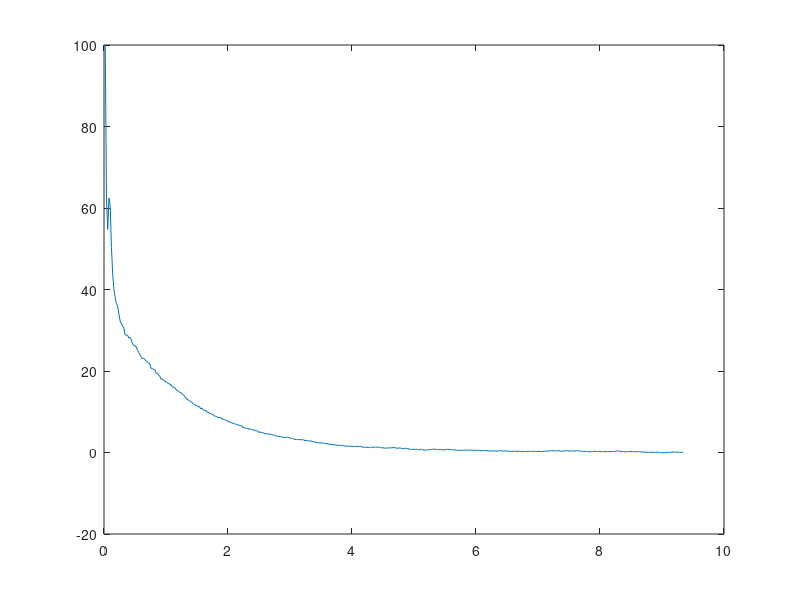
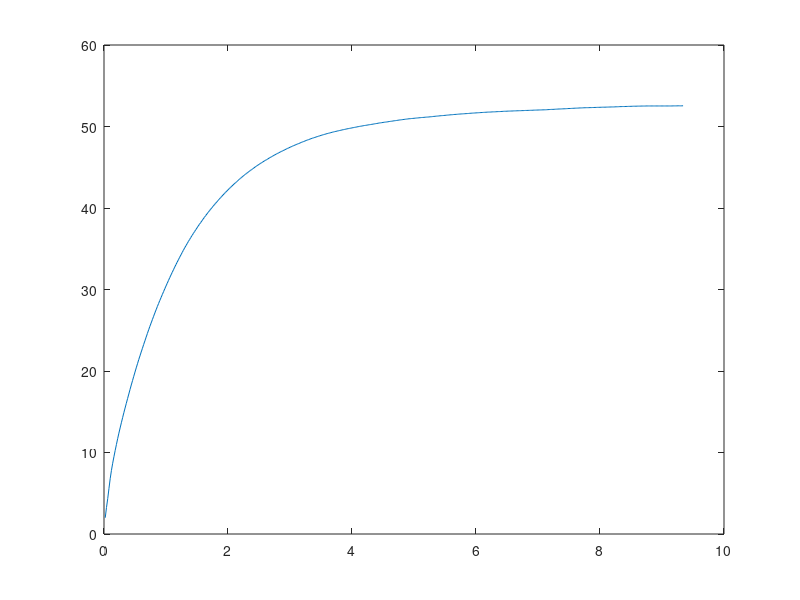
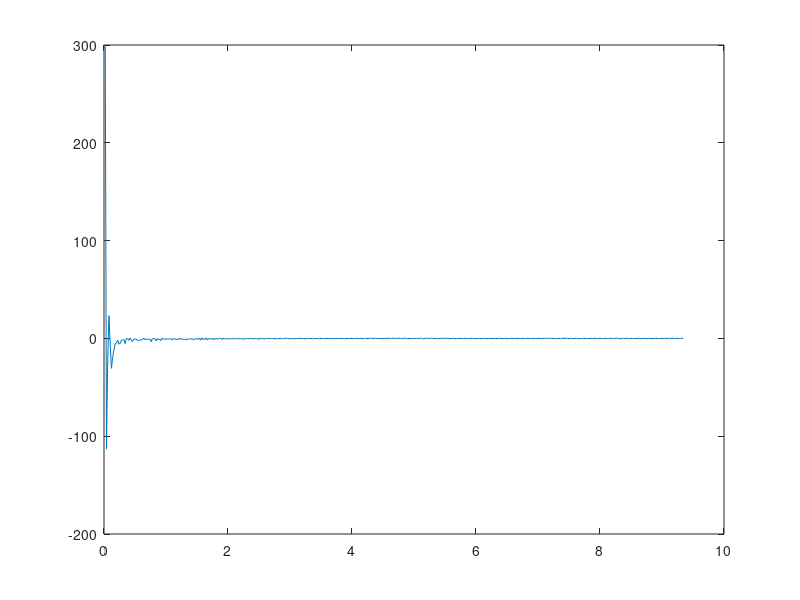
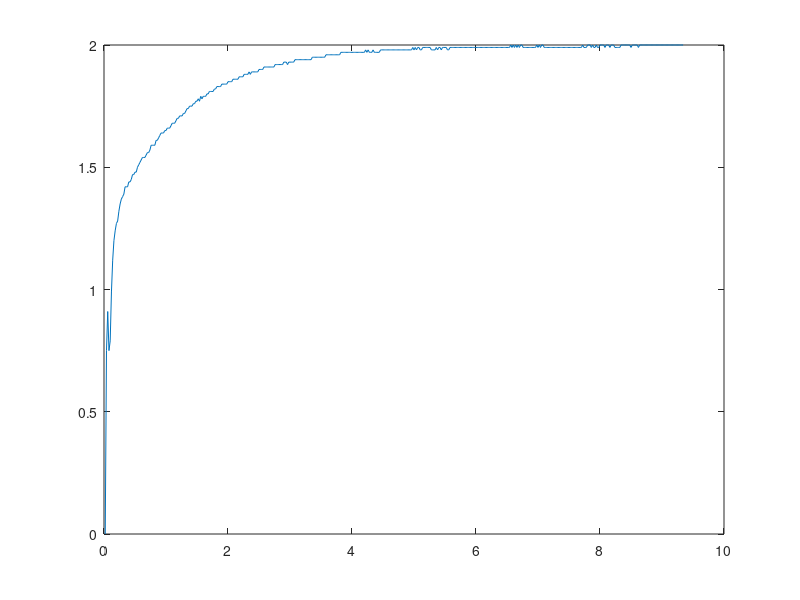

Source code (MATLAB) for these figures, in order:
clc
clear
close all
fid1 = fopen('kp_term.txt','rt');
fid2 = fopen('ki_term.txt','rt');
fid3 = fopen('kd_term.txt','rt');
fid4 = fopen('feedback.txt','rt');
p=fscanf(fid1,'%f\n');
i=fscanf(fid2,'%f\n');
d=fscanf(fid3,'%f\n');
f=fscanf(fid4,'%f\n');
fclose(fid1);
fclose(fid2);
fclose(fid3);
fclose(fid4);



N=length(p);% samples
Fs=50;%50Hz
Ts=0.02;
t=Ts*(1:N);



%figure;plot(pwm_input);
figure;plot(t,p);
figure;plot(t,i);
figure;plot(t,d);
figure;plot(t,f);